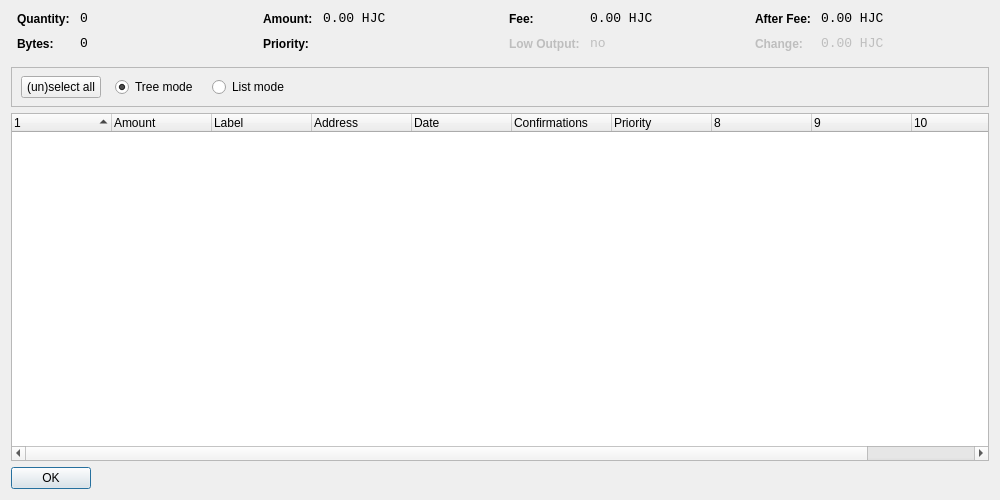
<?xml version="1.0" encoding="UTF-8"?>
<ui version="4.0">
 <class>CoinControlDialog</class>
 <widget class="QDialog" name="CoinControlDialog">
  <property name="geometry">
   <rect>
    <x>0</x>
    <y>0</y>
    <width>1000</width>
    <height>500</height>
   </rect>
  </property>
  <property name="windowTitle">
   <string>Coin Control</string>
  </property>
  <layout class="QVBoxLayout" name="verticalLayout">
   <item>
    <layout class="QHBoxLayout" name="horizontalLayoutTop" stretch="0,0,0,0">
     <property name="topMargin">
      <number>0</number>
     </property>
     <property name="bottomMargin">
      <number>10</number>
     </property>
     <item>
      <layout class="QFormLayout" name="formLayoutCoinControl1">
       <property name="horizontalSpacing">
        <number>10</number>
       </property>
       <property name="verticalSpacing">
        <number>10</number>
       </property>
       <property name="leftMargin">
        <number>6</number>
       </property>
       <property name="rightMargin">
        <number>6</number>
       </property>
       <item row="0" column="0">
        <widget class="QLabel" name="labelCoinControlQuantityText">
         <property name="styleSheet">
          <string notr="true">font-weight:bold;</string>
         </property>
         <property name="text">
          <string>Quantity:</string>
         </property>
        </widget>
       </item>
       <item row="0" column="1">
        <widget class="QLabel" name="labelCoinControlQuantity">
         <property name="font">
          <font>
           <family>Monospace</family>
           <pointsize>10</pointsize>
          </font>
         </property>
         <property name="cursor">
          <cursorShape>IBeamCursor</cursorShape>
         </property>
         <property name="contextMenuPolicy">
          <enum>Qt::ActionsContextMenu</enum>
         </property>
         <property name="text">
          <string notr="true">0</string>
         </property>
         <property name="textInteractionFlags">
          <set>Qt::LinksAccessibleByMouse|Qt::TextSelectableByKeyboard|Qt::TextSelectableByMouse</set>
         </property>
        </widget>
       </item>
       <item row="1" column="0">
        <widget class="QLabel" name="labelCoinControlBytesText">
         <property name="styleSheet">
          <string notr="true">font-weight:bold;</string>
         </property>
         <property name="text">
          <string>Bytes:</string>
         </property>
        </widget>
       </item>
       <item row="1" column="1">
        <widget class="QLabel" name="labelCoinControlBytes">
         <property name="font">
          <font>
           <family>Monospace</family>
           <pointsize>10</pointsize>
          </font>
         </property>
         <property name="cursor">
          <cursorShape>IBeamCursor</cursorShape>
         </property>
         <property name="contextMenuPolicy">
          <enum>Qt::ActionsContextMenu</enum>
         </property>
         <property name="text">
          <string notr="true">0</string>
         </property>
         <property name="textInteractionFlags">
          <set>Qt::LinksAccessibleByMouse|Qt::TextSelectableByKeyboard|Qt::TextSelectableByMouse</set>
         </property>
        </widget>
       </item>
      </layout>
     </item>
     <item>
      <layout class="QFormLayout" name="formLayoutCoinControl2">
       <property name="horizontalSpacing">
        <number>10</number>
       </property>
       <property name="verticalSpacing">
        <number>10</number>
       </property>
       <property name="leftMargin">
        <number>6</number>
       </property>
       <property name="rightMargin">
        <number>6</number>
       </property>
       <item row="0" column="0">
        <widget class="QLabel" name="labelCoinControlAmountText">
         <property name="styleSheet">
          <string notr="true">font-weight:bold;</string>
         </property>
         <property name="text">
          <string>Amount:</string>
         </property>
        </widget>
       </item>
       <item row="0" column="1">
        <widget class="QLabel" name="labelCoinControlAmount">
         <property name="font">
          <font>
           <family>Monospace</family>
           <pointsize>10</pointsize>
          </font>
         </property>
         <property name="cursor">
          <cursorShape>IBeamCursor</cursorShape>
         </property>
         <property name="contextMenuPolicy">
          <enum>Qt::ActionsContextMenu</enum>
         </property>
         <property name="text">
          <string notr="true">0.00 HJC</string>
         </property>
         <property name="textInteractionFlags">
          <set>Qt::LinksAccessibleByMouse|Qt::TextSelectableByKeyboard|Qt::TextSelectableByMouse</set>
         </property>
        </widget>
       </item>
       <item row="1" column="0">
        <widget class="QLabel" name="labelCoinControlPriorityText">
         <property name="styleSheet">
          <string notr="true">font-weight:bold;</string>
         </property>
         <property name="text">
          <string>Priority:</string>
         </property>
        </widget>
       </item>
       <item row="1" column="1">
        <widget class="QLabel" name="labelCoinControlPriority">
         <property name="font">
          <font>
           <family>Monospace</family>
           <pointsize>10</pointsize>
          </font>
         </property>
         <property name="cursor">
          <cursorShape>IBeamCursor</cursorShape>
         </property>
         <property name="contextMenuPolicy">
          <enum>Qt::ActionsContextMenu</enum>
         </property>
         <property name="text">
          <string/>
         </property>
         <property name="textInteractionFlags">
          <set>Qt::LinksAccessibleByMouse|Qt::TextSelectableByKeyboard|Qt::TextSelectableByMouse</set>
         </property>
        </widget>
       </item>
      </layout>
     </item>
     <item>
      <layout class="QFormLayout" name="formLayoutCoinControl3">
       <property name="horizontalSpacing">
        <number>10</number>
       </property>
       <property name="verticalSpacing">
        <number>10</number>
       </property>
       <property name="leftMargin">
        <number>6</number>
       </property>
       <property name="rightMargin">
        <number>6</number>
       </property>
       <item row="0" column="0">
        <widget class="QLabel" name="labelCoinControlFeeText">
         <property name="styleSheet">
          <string notr="true">font-weight:bold;</string>
         </property>
         <property name="text">
          <string>Fee:</string>
         </property>
        </widget>
       </item>
       <item row="0" column="1">
        <widget class="QLabel" name="labelCoinControlFee">
         <property name="font">
          <font>
           <family>Monospace</family>
           <pointsize>10</pointsize>
          </font>
         </property>
         <property name="cursor">
          <cursorShape>IBeamCursor</cursorShape>
         </property>
         <property name="contextMenuPolicy">
          <enum>Qt::ActionsContextMenu</enum>
         </property>
         <property name="text">
          <string notr="true">0.00 HJC</string>
         </property>
         <property name="textInteractionFlags">
          <set>Qt::LinksAccessibleByMouse|Qt::TextSelectableByKeyboard|Qt::TextSelectableByMouse</set>
         </property>
        </widget>
       </item>
       <item row="1" column="0">
        <widget class="QLabel" name="labelCoinControlLowOutputText">
         <property name="enabled">
          <bool>false</bool>
         </property>
         <property name="styleSheet">
          <string notr="true">font-weight:bold;</string>
         </property>
         <property name="text">
          <string>Low Output:</string>
         </property>
        </widget>
       </item>
       <item row="1" column="1">
        <widget class="QLabel" name="labelCoinControlLowOutput">
         <property name="enabled">
          <bool>false</bool>
         </property>
         <property name="font">
          <font>
           <family>Monospace</family>
           <pointsize>10</pointsize>
          </font>
         </property>
         <property name="cursor">
          <cursorShape>IBeamCursor</cursorShape>
         </property>
         <property name="contextMenuPolicy">
          <enum>Qt::ActionsContextMenu</enum>
         </property>
         <property name="text">
          <string notr="true">no</string>
         </property>
         <property name="textInteractionFlags">
          <set>Qt::LinksAccessibleByMouse|Qt::TextSelectableByKeyboard|Qt::TextSelectableByMouse</set>
         </property>
        </widget>
       </item>
      </layout>
     </item>
     <item>
      <layout class="QFormLayout" name="formLayoutCoinControl4">
       <property name="horizontalSpacing">
        <number>10</number>
       </property>
       <property name="verticalSpacing">
        <number>10</number>
       </property>
       <property name="leftMargin">
        <number>6</number>
       </property>
       <property name="rightMargin">
        <number>6</number>
       </property>
       <item row="0" column="0">
        <widget class="QLabel" name="labelCoinControlAfterFeeText">
         <property name="styleSheet">
          <string notr="true">font-weight:bold;</string>
         </property>
         <property name="text">
          <string>After Fee:</string>
         </property>
        </widget>
       </item>
       <item row="0" column="1">
        <widget class="QLabel" name="labelCoinControlAfterFee">
         <property name="font">
          <font>
           <family>Monospace</family>
           <pointsize>10</pointsize>
          </font>
         </property>
         <property name="cursor">
          <cursorShape>IBeamCursor</cursorShape>
         </property>
         <property name="contextMenuPolicy">
          <enum>Qt::ActionsContextMenu</enum>
         </property>
         <property name="text">
          <string notr="true">0.00 HJC</string>
         </property>
         <property name="textInteractionFlags">
          <set>Qt::LinksAccessibleByMouse|Qt::TextSelectableByKeyboard|Qt::TextSelectableByMouse</set>
         </property>
        </widget>
       </item>
       <item row="1" column="0">
        <widget class="QLabel" name="labelCoinControlChangeText">
         <property name="enabled">
          <bool>false</bool>
         </property>
         <property name="styleSheet">
          <string notr="true">font-weight:bold;</string>
         </property>
         <property name="text">
          <string>Change:</string>
         </property>
        </widget>
       </item>
       <item row="1" column="1">
        <widget class="QLabel" name="labelCoinControlChange">
         <property name="enabled">
          <bool>false</bool>
         </property>
         <property name="font">
          <font>
           <family>Monospace</family>
           <pointsize>10</pointsize>
          </font>
         </property>
         <property name="cursor">
          <cursorShape>IBeamCursor</cursorShape>
         </property>
         <property name="contextMenuPolicy">
          <enum>Qt::ActionsContextMenu</enum>
         </property>
         <property name="text">
          <string notr="true">0.00 HJC</string>
         </property>
         <property name="textInteractionFlags">
          <set>Qt::LinksAccessibleByMouse|Qt::TextSelectableByKeyboard|Qt::TextSelectableByMouse</set>
         </property>
        </widget>
       </item>
      </layout>
     </item>
    </layout>
   </item>
   <item>
    <widget class="QFrame" name="frame">
     <property name="minimumSize">
      <size>
       <width>0</width>
       <height>40</height>
      </size>
     </property>
     <property name="frameShape">
      <enum>QFrame::StyledPanel</enum>
     </property>
     <property name="frameShadow">
      <enum>QFrame::Sunken</enum>
     </property>
     <widget class="QWidget" name="horizontalLayoutWidget">
      <property name="geometry">
       <rect>
        <x>10</x>
        <y>0</y>
        <width>781</width>
        <height>41</height>
       </rect>
      </property>
      <layout class="QHBoxLayout" name="horizontalLayoutPanel" stretch="0,0,0,0,0">
       <property name="spacing">
        <number>14</number>
       </property>
       <item>
        <widget class="QPushButton" name="pushButtonSelectAll">
         <property name="sizePolicy">
          <sizepolicy hsizetype="Maximum" vsizetype="Fixed">
           <horstretch>0</horstretch>
           <verstretch>0</verstretch>
          </sizepolicy>
         </property>
         <property name="text">
          <string>(un)select all</string>
         </property>
        </widget>
       </item>
       <item>
        <widget class="QRadioButton" name="radioTreeMode">
         <property name="sizePolicy">
          <sizepolicy hsizetype="Maximum" vsizetype="Fixed">
           <horstretch>0</horstretch>
           <verstretch>0</verstretch>
          </sizepolicy>
         </property>
         <property name="text">
          <string>Tree mode</string>
         </property>
         <property name="checked">
          <bool>true</bool>
         </property>
        </widget>
       </item>
       <item>
        <widget class="QRadioButton" name="radioListMode">
         <property name="sizePolicy">
          <sizepolicy hsizetype="Maximum" vsizetype="Fixed">
           <horstretch>0</horstretch>
           <verstretch>0</verstretch>
          </sizepolicy>
         </property>
         <property name="text">
          <string>List mode</string>
         </property>
        </widget>
       </item>
       <item>
        <spacer name="horizontalSpacer">
         <property name="orientation">
          <enum>Qt::Horizontal</enum>
         </property>
         <property name="sizeHint" stdset="0">
          <size>
           <width>40</width>
           <height>20</height>
          </size>
         </property>
        </spacer>
       </item>
      </layout>
     </widget>
    </widget>
   </item>
   <item>
    <widget class="CoinControlTreeWidget" name="treeWidget">
     <property name="contextMenuPolicy">
      <enum>Qt::CustomContextMenu</enum>
     </property>
     <property name="sortingEnabled">
      <bool>false</bool>
     </property>
     <property name="columnCount">
      <number>11</number>
     </property>
     <attribute name="headerShowSortIndicator" stdset="0">
      <bool>true</bool>
     </attribute>
     <attribute name="headerStretchLastSection">
      <bool>false</bool>
     </attribute>
     <column>
      <property name="text">
       <string/>
      </property>
     </column>
     <column>
      <property name="text">
       <string>Amount</string>
      </property>
     </column>
     <column>
      <property name="text">
       <string>Label</string>
      </property>
     </column>
     <column>
      <property name="text">
       <string>Address</string>
      </property>
     </column>
     <column>
      <property name="text">
       <string>Date</string>
      </property>
     </column>
     <column>
      <property name="text">
       <string>Confirmations</string>
      </property>
      <property name="toolTip">
       <string>Confirmed</string>
      </property>
     </column>
     <column>
      <property name="text">
       <string>Priority</string>
      </property>
     </column>
     <column>
      <property name="text">
       <string/>
      </property>
     </column>
     <column>
      <property name="text">
       <string/>
      </property>
     </column>
     <column>
      <property name="text">
       <string/>
      </property>
     </column>
     <column>
      <property name="text">
       <string/>
      </property>
     </column>
    </widget>
   </item>
   <item>
    <widget class="QDialogButtonBox" name="buttonBox">
     <property name="sizePolicy">
      <sizepolicy hsizetype="Maximum" vsizetype="Fixed">
       <horstretch>0</horstretch>
       <verstretch>0</verstretch>
      </sizepolicy>
     </property>
     <property name="orientation">
      <enum>Qt::Horizontal</enum>
     </property>
     <property name="standardButtons">
      <set>QDialogButtonBox::Ok</set>
     </property>
    </widget>
   </item>
  </layout>
 </widget>
 <customwidgets>
  <customwidget>
   <class>CoinControlTreeWidget</class>
   <extends>QTreeWidget</extends>
   <header>coincontroltreewidget.h</header>
  </customwidget>
 </customwidgets>
 <resources/>
 <connections/>
</ui>
